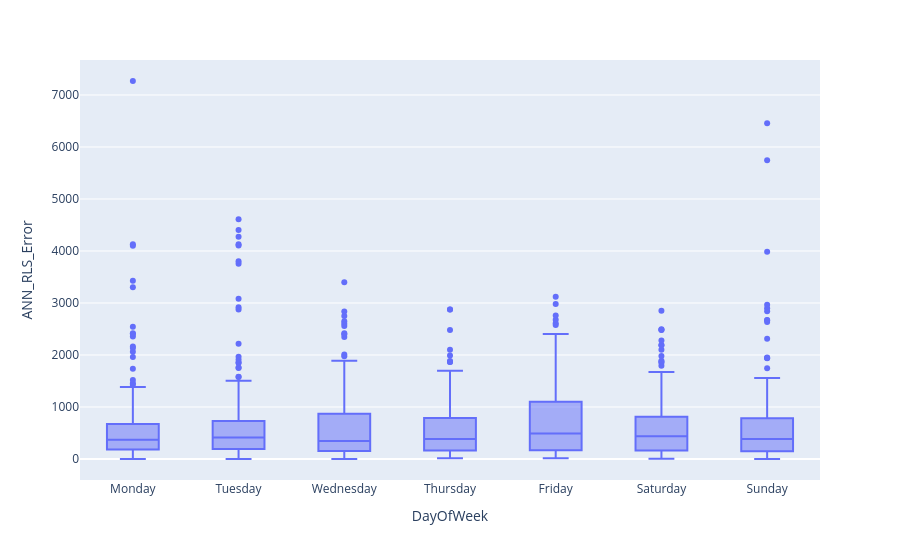
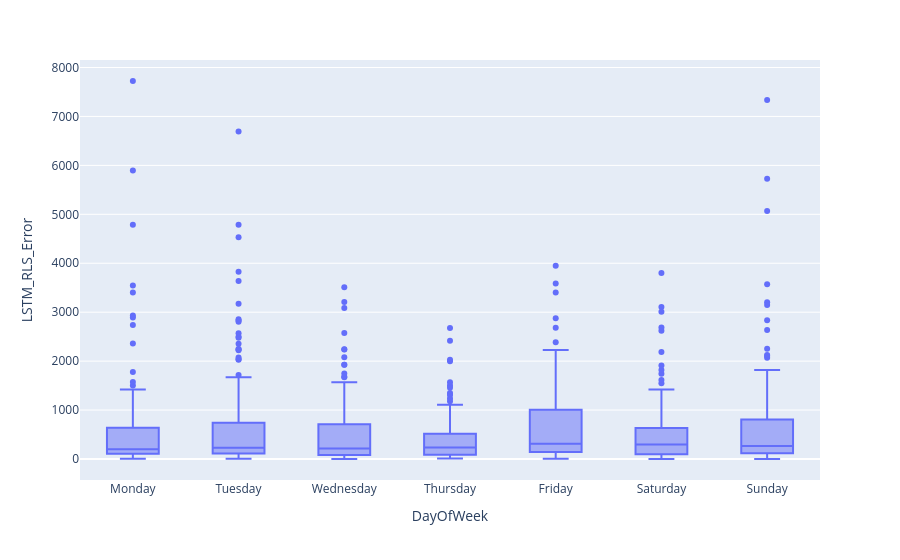
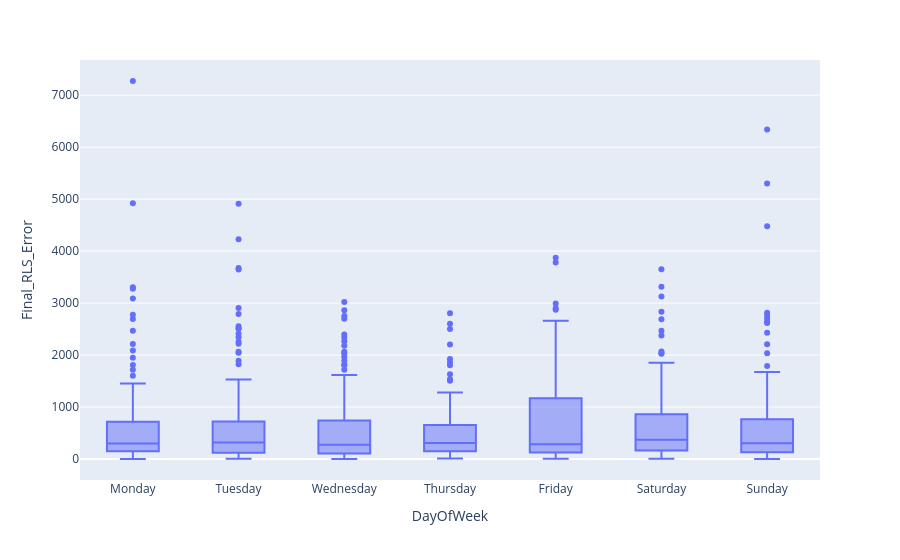

Notebook code cell kept with these figures, in order:
### Code cell
combined_errors['DayOfWeek'] = combined_errors.index.dayofweek
combined_errors['Hour'] = combined_errors.index.hour
week_days = ['Sunday', 'Monday', 'Tuesday', 'Wednesday', 'Thursday', 'Friday', 'Saturday']
combined_errors['DayOfWeek'] = combined_errors['DayOfWeek'].apply(lambda x: week_days[x])

px.box(combined_errors, y='ANN_RLS_Error', x='DayOfWeek').show()
px.box(combined_errors, y='LSTM_RLS_Error', x='DayOfWeek').show()
px.box(combined_errors, y='Final_RLS_Error', x='DayOfWeek').show()

### Figure 1 — Plotly figure (JSON) as saved in the notebook; plotly's stock layout.template omitted (floating-point values rounded to 4 significant figures; data arrays with more than 128 entries replaced by an {"elided": "..."} marker saying what was removed)
{"data": [{"alignmentgroup": "True", "hovertemplate": "DayOfWeek=%{x}<br>ANN_RLS_Error=%{y}<extra></extra>", "legendgroup": "", "marker": {"color": "#636efa"}, "name": "", "notched": false, "offsetgroup": "", "orientation": "v", "showlegend": false, "type": "box", "x": {"elided": "1008 str values"}, "x0": " ", "xaxis": "x", "y": {"elided": "1008 float values"}, "y0": " ", "yaxis": "y"}], "layout": {"boxmode": "group", "legend": {"tracegroupgap": 0}, "margin": {"t": 60}, "xaxis": {"anchor": "y", "domain": [0, 1], "title": {"text": "DayOfWeek"}}, "yaxis": {"anchor": "x", "domain": [0, 1], "title": {"text": "ANN_RLS_Error"}}}}

### Figure 2 — Plotly figure (JSON) as saved in the notebook; plotly's stock layout.template omitted (floating-point values rounded to 4 significant figures; data arrays with more than 128 entries replaced by an {"elided": "..."} marker saying what was removed)
{"data": [{"alignmentgroup": "True", "hovertemplate": "DayOfWeek=%{x}<br>LSTM_RLS_Error=%{y}<extra></extra>", "legendgroup": "", "marker": {"color": "#636efa"}, "name": "", "notched": false, "offsetgroup": "", "orientation": "v", "showlegend": false, "type": "box", "x": {"elided": "1008 str values"}, "x0": " ", "xaxis": "x", "y": {"elided": "1008 float values"}, "y0": " ", "yaxis": "y"}], "layout": {"boxmode": "group", "legend": {"tracegroupgap": 0}, "margin": {"t": 60}, "xaxis": {"anchor": "y", "domain": [0, 1], "title": {"text": "DayOfWeek"}}, "yaxis": {"anchor": "x", "domain": [0, 1], "title": {"text": "LSTM_RLS_Error"}}}}

### Figure 3 — Plotly figure (JSON) as saved in the notebook; plotly's stock layout.template omitted (floating-point values rounded to 4 significant figures; data arrays with more than 128 entries replaced by an {"elided": "..."} marker saying what was removed)
{"data": [{"alignmentgroup": "True", "hovertemplate": "DayOfWeek=%{x}<br>Final_RLS_Error=%{y}<extra></extra>", "legendgroup": "", "marker": {"color": "#636efa"}, "name": "", "notched": false, "offsetgroup": "", "orientation": "v", "showlegend": false, "type": "box", "x": {"elided": "1008 str values"}, "x0": " ", "xaxis": "x", "y": {"elided": "1008 float values"}, "y0": " ", "yaxis": "y"}], "layout": {"boxmode": "group", "legend": {"tracegroupgap": 0}, "margin": {"t": 60}, "xaxis": {"anchor": "y", "domain": [0, 1], "title": {"text": "DayOfWeek"}}, "yaxis": {"anchor": "x", "domain": [0, 1], "title": {"text": "Final_RLS_Error"}}}}
